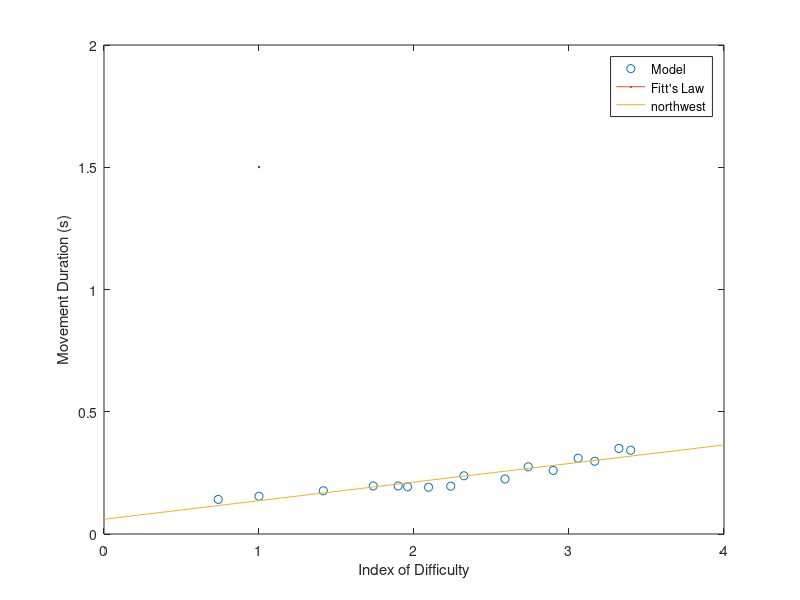

Recreate this plot in MATLAB. (Note: this script raises an error after producing the figure.)
clc; close all, clear;

%For k_u = 0.05, k_t = 1
EE_init_x = [0,0,0,0,0,0,0,0,0,0,0,0,0,0,0,0];
EE_init_y = [.3,.3,.3,.3,.3,.3,.3,.3,.3,.3,.3,.3,.3,.3,.3,.3];
EE_target_x = [0,0,0,0,0,0,0,0,.1,.1,.1,.1,.1,.1,.1,.1];
EE_target_y = [.35,.36,.38,.40,.45,.5,.55,.6,.35,.36,.38,.40,.45,.5, .55, .6];
target_radius = [.03,.03,.03,.03,.03,.03,.03,.03,.03,.03,.03,.03,.03,.03,.03,.03];
target_radius2 = [.04,.04,.04,.04,.04,.04,.04,.04,.04,.04,.04,.04,.04,.04,.04,.04];
time03 = [0.141458976785484, 0.154322467081960, 0.176855420661658, 0.196491924214380,.238186716519532, 0.274711512733866, 0.309957382135256, 0.349918702136348...
    0.196550630652105,0.193061077938777, 0.191265661483701, 0.195628614006720, 0.224730785551278, 0.260138481070536, 0.297582789245952, 0.342523782667534];
time04 = [0.141420480572573, 0.154315429856226, 0.176816241902346, 0.196500173515422, 0.238272643202502 ,0.274521902632999, 0.310203947683087, 0.349815032394272...
    0.196558330865217, 0.193070159749635, 0.191252175476443, 0.195665413251651,0.224773492051688, 0.260152322793365, 0.297651554092767, 0.342421478211354];





x_diff = EE_target_x - EE_init_x;
y_diff = EE_target_y - EE_init_y;
D = sqrt(x_diff.^2 + y_diff.^2);
W1 = target_radius * 2;
W2 = target_radius2 * 2;
ID1 = log2(2.*D./W1);
ID2 = log2(2.*D./W2);

figure()
plot(ID1, time03, 'o', LineWidth=1.5)
hold on
%plot(ID1, time04, 'o')


a_paper = 0.0234;
a_lower = 0.0047;
a_upper = 0.5239;
b_paper = 0.0550;
b_lower = 0.0393;
b_upper = 0.1987;


ID_range = linspace(0,4,20);
fitts_time_paper = a_paper + b_paper.*ID_range;


% plot(ID_range, fitts_time_paper)

const = polyfit(ID1, time03, 1);
a = const(2)
b = const(1)

fitts_time = a + b.*ID_range;
plot(ID_range, fitts_time, LineWidth=1.5);

xlabel('Index of Difficulty')
ylabel('Movement Duration (s)')

legend('Model', "Fitt's Law", Location="northwest")
title("")
%% 


mdl = fitlm(ID1, time03);
mdl.Rsquared.Ordinary
